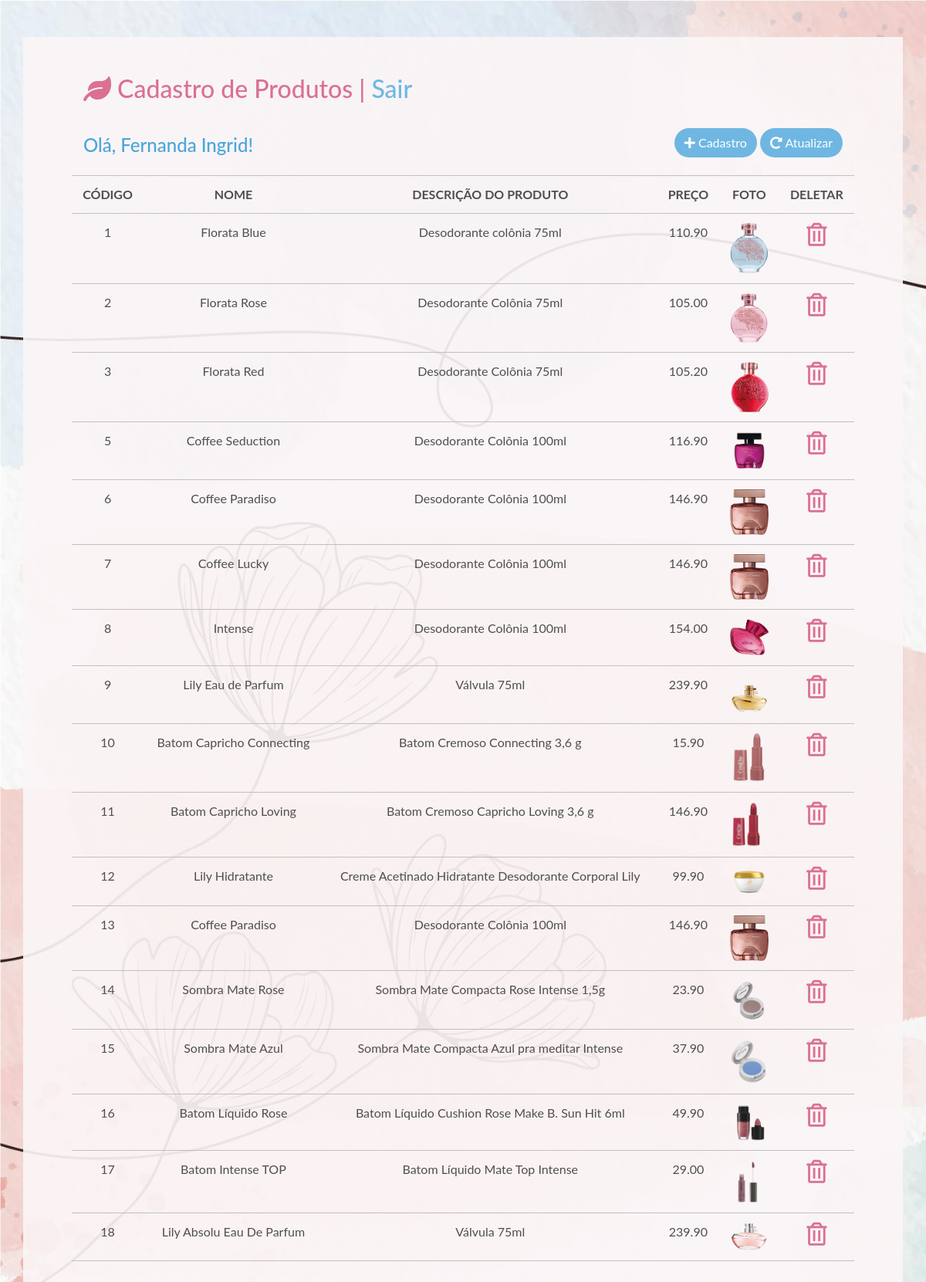
The app's page /cadastro-produto.php (signed in) with its own data.
### tables this page shows
CREATE TABLE `produtos` (
  `id_produto` int(11) NOT NULL,
  `nome_produto` varchar(100) NOT NULL,
  `descricao_produto` varchar(150) NOT NULL,
  `preco_produto` decimal(6,2) NOT NULL,
  `foto_produto` varchar(100) NOT NULL
);

### logica-login-usuario.php (called while the page is built, shortened)
<?php
function pegaNomeDoUsuarioLogado(){
    return $_SESSION["usuario_logado"];
}
?>

### logica-cad-produto.php (called while the page is built, shortened)
<?php
function dadosProduto($conexao){
  $select_produto = "select * from produtos";
  $resultado_select = mysqli_query($conexao, $select_produto);
  return $resultado_select;
}

### cadastro-produto.php (the view, shortened to what this page needs)
<?php
include("conexao.php");
include("logica-login-usuario.php");
include("logica-cad-produto.php");
include("logica-deleta-prod-lista.php");
?>
<!DOCTYPE html>
<html lang="br">
<head>
    <link rel="stylesheet" href="https://stackpath.bootstrapcdn.com/bootstrap/4.1.3/css/bootstrap.min.css">
    <link rel="stylesheet" href="assets/css/style.css">
    <link rel="stylesheet" href="https://cdnjs.cloudflare.com/ajax/libs/font-awesome/5.11.2/css/all.css">
</head>
<body id="background-lista">
    <div class="container" id="container-lista">
        <div class="row m-5">
            <div class="col-md-12 mt-5">
                <div class="d-flex justify-content-between">
                    <h2 style="color: palevioletred;"> <i class="fas fa-leaf"></i> Cadastro de Produtos | <a href="logout-usuario.php" style="color:rgba(72, 166, 221, 0.781); text-decoration: none;">Sair</a></h2>
                    <?php
                    $listaProdutos = dadosProduto($conexao);
                    ?>
                </div>
                <div class="d-flex justify-content-between mt-3 mb-3">
                    <div>
                        <h4 class="mt-3">Olá, <?php echo pegaNomeDoUsuarioLogado(); ?>! </h4>
                    </div>
                    <div class="mt-2">
                        <button class="btn" style="border-radius:25px; background-color:rgba(72, 166, 221, 0.781); color:white; " data-toggle="modal" data-target="#idmodal
                        "><i class="fas fa-plus"></i> Cadastro </button>
                        <a href="cadastro-produto.php" class="btn" style="border-radius:25px; background-color:rgba(72, 166, 221, 0.781); color:white;"> <i class="fas fa-redo-alt"></i> Atualizar</a>
                    </div>
                </div>
            </div>
            <table class="table table-borderless table-responsive-md table-hover" id="table_lista_produtos">
                <thead>
                    <tr style="border-top: 1px solid #C0C0C0; border-bottom: 1px solid #C0C0C0; color: #4F4F4F" class="text-center">
                        <th>CÓDIGO</th>
                        <th>NOME</th>
                        <th>DESCRIÇÃO DO PRODUTO</th>
                        <th>PREÇO</th>
                        <th>FOTO</th>
                        <th>DELETAR</th>
                    </tr>
                </thead>
                <?php while ($dado = $listaProdutos->fetch_array()) { ?>
                    <tbody>
                        <tr style="border-top: 1px solid #C0C0C0; border-bottom: 1px solid #C0C0C0; color: #4F4F4F" class="text-center">
                            <td> <?php echo $dado['id_produto']; ?> </td>
                            <td> <?php echo $dado['nome_produto']; ?> </td>
                            <td> <?php echo $dado['descricao_produto']; ?> </td>
                            <td> <?php echo $dado['preco_produto']; ?> </td>
                            <td>
                                <img src="assets/img/produtos/<?php echo $dado['foto_produto']; ?>" width='50px' heigth='50px'>
                            </td>
                            <td class="text-center ">
                                <a href="cadastro-produto.php?id_produto=<?php echo $dado['id_produto']; ?>" role="button">
                                    <i class="far fa-trash-alt" style="color:palevioletred ; font-size: 30px;"></i> </a>
                            </td>
                        </tr>
                    </tbody>
                <?php } ?>
            </table>
        </div>
    </div>
</body>
</html>

### assets/css/style.css (style rules this page uses)
body { font-family: 'Lato', sans-serif; }
#background-lista, #background-carrinho { background-image: url('../img/background/Background-telas.jpg'); -webkit-background-size: cover; -moz-background-size: cover; -o-background-size: cover; background-size: cover; }
#container-lista, #container-carrinho { background-color: rgba(251, 246, 247, 0.918); color: rgba(24, 143, 212, 0.781); padding-bottom: 40px; }

### records on screen
produtos: id_produto "1", nome_produto "Florata Blue", descricao_produto "Desodorante colônia 75ml", preco_produto "110.90", foto_produto (picture)
produtos: id_produto "2", nome_produto "Florata Rose", descricao_produto "Desodorante Colônia 75ml", preco_produto "105.00", shows a picture
produtos: id_produto "3", nome_produto "Florata Red", descricao_produto "Desodorante Colônia 75ml", preco_produto "105.20", shows a picture
produtos: id_produto "5", nome_produto "Coffee Seduction", descricao_produto "Desodorante Colônia 100ml", preco_produto "116.90", foto_produto (picture)
produtos: id_produto "6", nome_produto "Coffee Paradiso", descricao_produto "Desodorante Colônia 100ml", preco_produto "146.90", foto_produto (picture)
produtos: id_produto "7", nome_produto "Coffee Lucky", descricao_produto "Desodorante Colônia 100ml", preco_produto "146.90", foto_produto (picture)
produtos: id_produto "8", nome_produto "Intense", descricao_produto "Desodorante Colônia 100ml", preco_produto "154.00", foto_produto (picture)
produtos: id_produto "9", nome_produto "Lily Eau de Parfum", descricao_produto "Válvula 75ml", preco_produto "239.90", foto_produto (picture)
produtos: id_produto "10", nome_produto "Batom Capricho Connecting", descricao_produto "Batom Cremoso Connecting 3,6 g", preco_produto "15.90", foto_produto (picture)
produtos: id_produto "11", nome_produto "Batom Capricho Loving", descricao_produto "Batom Cremoso Capricho Loving 3,6 g", preco_produto "146.90", foto_produto (picture)
produtos: id_produto "12", nome_produto "Lily Hidratante", descricao_produto "Creme Acetinado Hidratante Desodorante Corporal Lily", preco_produto "99.90", foto_produto (picture)
produtos: id_produto "13", nome_produto "Coffee Paradiso", descricao_produto "Desodorante Colônia 100ml", preco_produto "146.90", foto_produto (picture)
produtos: id_produto "14", nome_produto "Sombra Mate Rose", descricao_produto "Sombra Mate Compacta Rose Intense 1,5g", preco_produto "23.90", foto_produto (picture)
produtos: id_produto "15", nome_produto "Sombra Mate Azul", descricao_produto "Sombra Mate Compacta Azul pra meditar Intense", preco_produto "37.90", foto_produto (picture)
produtos: id_produto "16", nome_produto "Batom Líquido Rose", descricao_produto "Batom Líquido Cushion Rose Make B. Sun Hit 6ml", preco_produto "49.90", foto_produto (picture)
produtos: id_produto "17", nome_produto "Batom Intense TOP", descricao_produto "Batom Líquido Mate Top Intense", preco_produto "29.00", foto_produto (picture)
produtos: id_produto "18", nome_produto "Lily Absolu Eau De Parfum", descricao_produto "Válvula 75ml", preco_produto "239.90", foto_produto (picture)

### other values on screen
pegaNomeDoUsuarioLogado() "Fernanda Ingrid"
